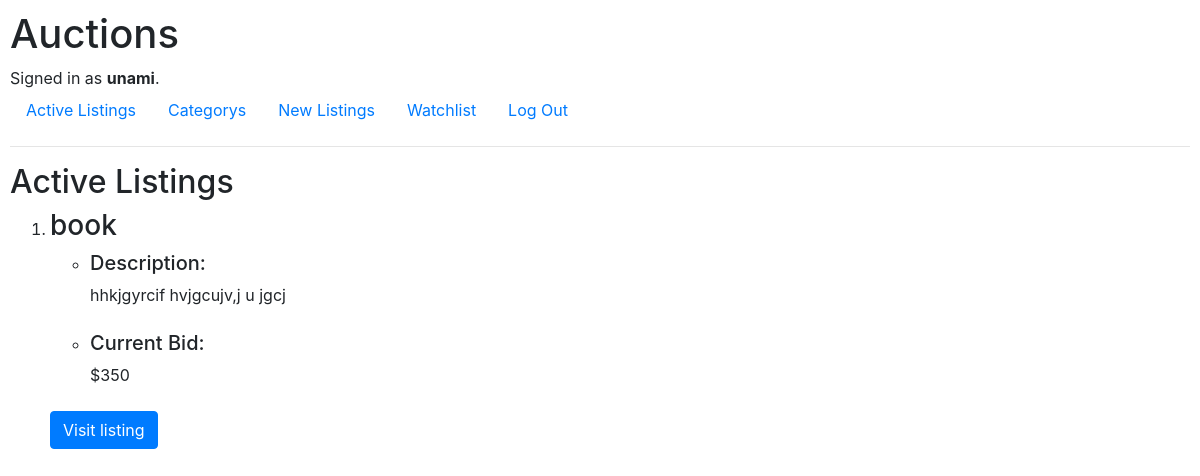
The app's page / (signed in) with its own data.
### auctions/models.py (models this page shows, shortened)
class User(AbstractUser):
    pass

class Listings(models.Model):
    title = models.CharField(max_length=64)
    description = models.CharField(max_length=264)
    startingBid = models.IntegerField()
    watchlist = models.ManyToManyField(User, blank=True, related_name='watchlistItem')
    creater = models.ForeignKey(User, on_delete=models.CASCADE, related_name='created_listings', default=0)
    category = models.ForeignKey(category, on_delete=models.CASCADE, related_name="add_to_category", default="")

### auctions/views.py (the view)
# urls.py: path("", views.index, name="index"),
def index(request):
    return render(request, "auctions/index.html",{
        "listings": Listings.objects.all()
    })

### auctions/templates/auctions/index.html (shortened to what this page needs)
{% extends "auctions/layout.html" %}
{% block body %}
    <h2>Active Listings</h2>
            <ol>
                {% for listing  in listings %}
                <form action="{% url 'listing' %}" method="post">
                    <div class="form-group">
                        <li><h3>{{ listing.title }}<h3></li>
                        <ul>
                            <li><h5>Description:</h5> {{ listing.description }}</li>
                            <br>
                            <li><h5>Current Bid:</h5> ${{ listing.startingBid }}</li>
                            <br>
                        </ul>
                        <button class="btn btn-primary">Visit listing</button>
                    </div>
                </form>
                {% endfor %}
            </ol>
{% endblock %}

### auctions/templates/auctions/layout.html (shortened to what this page needs)
{% load static %}
<!DOCTYPE html>
<html lang="en">
    <head>
        <link rel="stylesheet" href="https://stackpath.bootstrapcdn.com/bootstrap/4.4.1/css/bootstrap.min.css">
        <link href="{% static 'auctions/styles.css' %}" rel="stylesheet">
    </head>
    <body>
        <h1>Auctions</h1>
        <div>
            {% if user.is_authenticated %}
                Signed in as <strong>{{ user.username }}</strong>.
            {% else %}
                Not signed in.
            {% endif %}
        </div>
        <ul class="nav">
            <li class="nav-item">
                <a class="nav-link" href="{% url 'index' %}">Active Listings</a>
            </li>
            <li class="nav-item">
                <a class="nav-link" href="{% url 'categorys' %}">Categorys</a>
            </li>
            {% if user.is_authenticated %}
                <li class="nav-item">
                    <a class="nav-link" href="{% url 'newListingPage' %}">New Listings</a>
                </li>
                <li class="nav-item">
                    <a class="nav-link" href="{% url 'viewWatchList' user.id%}">Watchlist</a>
                </li>
                <li class="nav-item">
                    <a class="nav-link" href="{% url 'logout' %}">Log Out</a>
                </li>
            {% endif %}
        </ul>
        <hr>
        {% block body %}
        {% endblock %}
    </body>
</html>

### auctions/static/auctions/styles.css (style rules this page uses)
body { padding: 10px; }

### records on screen
User: username "unami"
Listings: title "book", description "hhkjgyrcif hvjgcujv,j u jgcj", startingBid "350"
